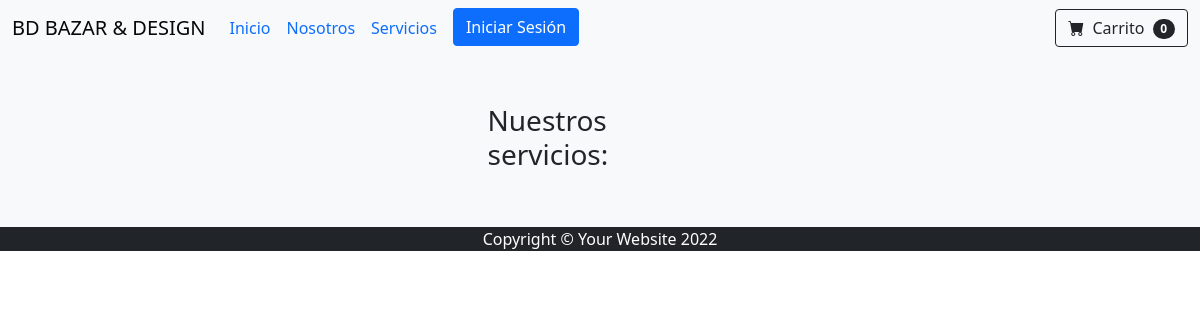
The page /proyectobazarapp/servicios/ on the database as committed earlier.
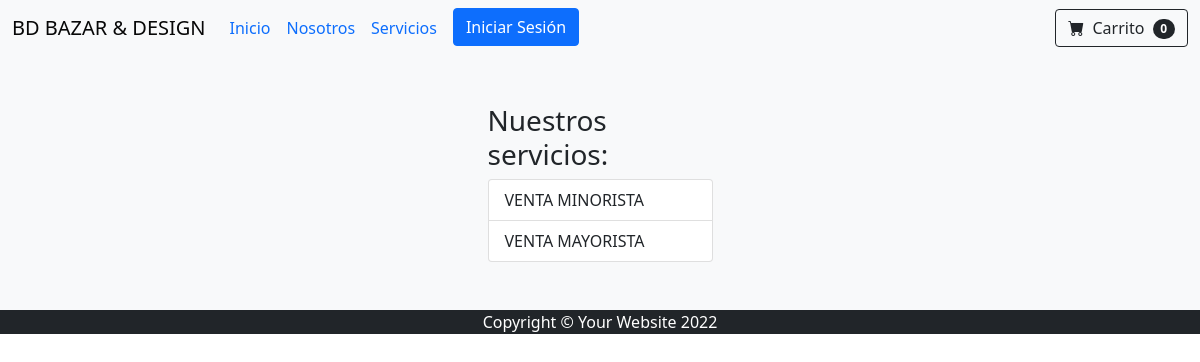
The same page on the database as committed later.
### ProyectoBazarApp/models.py (models this page shows)
class Servicios(models.Model):
    nombre = models.CharField("Servicio",max_length=30)
    class Meta:
        verbose_name_plural = "Servicios"

### ProyectoBazarApp/views.py (the view)
# urls.py: path('servicios/',servicios,name="servicios"),
def servicios(request):
    servicios = Servicios.objects.all()
    contexto = {'servicios': servicios}
    return render(request,"ProyectoBazarApp/servicios.html",contexto)

### ProyectoBazarApp/templates/ProyectoBazarApp/servicios.html (shortened to what this page needs)
{% extends 'ProyectoBazarApp/base.html'%}
{% load static %}
{% block contenidoPagina%}
        <section class="bg-light py-5">
            <div class="container px-5">
                <div class="row gx-5 justify-content-center">
                    <div class="col-lg-3">
                        <h3>Nuestros servicios:</h3>
                        <ul class="list-group">
                            {% for servicio in servicios %}
                                <li class="list-group-item d-flex justify-content-between align-items-start">
                                    {{servicio.nombre}}
                                </li>
                            {% endfor %}
                        </ul>
                    </div>
                </div>
            </div>
        </section>
{% endblock%}

Rows that differ between the two databases and show on the page:
added Servicios: nombre "VENTA MINORISTA"
added Servicios: nombre "VENTA MAYORISTA"
